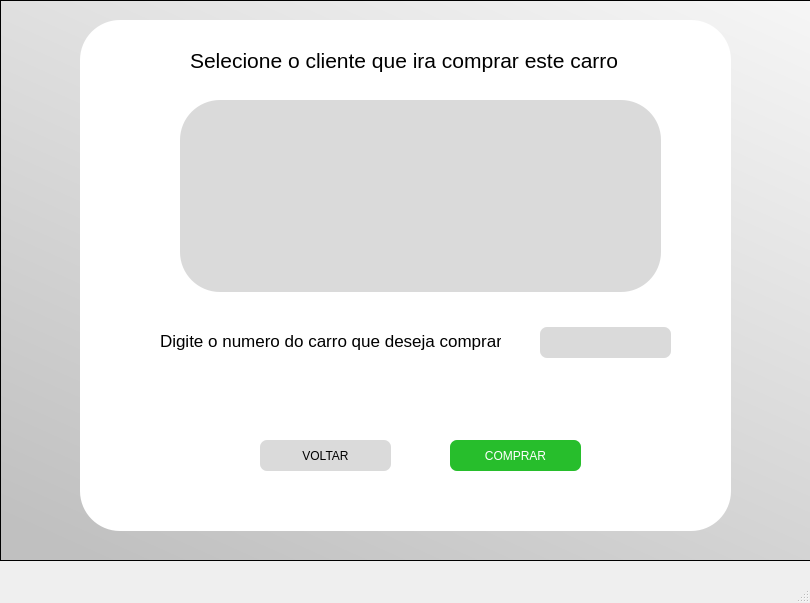
<?xml version="1.0" encoding="UTF-8"?>
<ui version="4.0">
 <class>MainWindow</class>
 <widget class="QMainWindow" name="MainWindow">
  <property name="geometry">
   <rect>
    <x>0</x>
    <y>0</y>
    <width>810</width>
    <height>603</height>
   </rect>
  </property>
  <property name="windowTitle">
   <string>MainWindow</string>
  </property>
  <widget class="QWidget" name="centralwidget">
   <widget class="QFrame" name="frame">
    <property name="geometry">
     <rect>
      <x>0</x>
      <y>0</y>
      <width>1141</width>
      <height>561</height>
     </rect>
    </property>
    <property name="styleSheet">
     <string notr="true">background-color: qlineargradient(spread:pad, x1:0.085, y1:1, x2:1, y2:0, stop:0 rgba(192, 192, 192, 255), stop:1 rgba(255, 255, 255, 255));</string>
    </property>
    <property name="frameShape">
     <enum>QFrame::StyledPanel</enum>
    </property>
    <property name="frameShadow">
     <enum>QFrame::Raised</enum>
    </property>
    <widget class="QFrame" name="frame_3">
     <property name="geometry">
      <rect>
       <x>80</x>
       <y>20</y>
       <width>651</width>
       <height>511</height>
      </rect>
     </property>
     <property name="styleSheet">
      <string notr="true">background-color: rgb(255, 255, 255);
border-radius:40;
</string>
     </property>
     <property name="frameShape">
      <enum>QFrame::StyledPanel</enum>
     </property>
     <property name="frameShadow">
      <enum>QFrame::Raised</enum>
     </property>
     <widget class="QLabel" name="label_2">
      <property name="geometry">
       <rect>
        <x>110</x>
        <y>20</y>
        <width>441</width>
        <height>41</height>
       </rect>
      </property>
      <property name="font">
       <font>
        <pointsize>16</pointsize>
       </font>
      </property>
      <property name="text">
       <string>Selecione o cliente que ira comprar este carro</string>
      </property>
     </widget>
     <widget class="QPushButton" name="comprar_btn_2">
      <property name="geometry">
       <rect>
        <x>370</x>
        <y>420</y>
        <width>131</width>
        <height>31</height>
       </rect>
      </property>
      <property name="cursor">
       <cursorShape>PointingHandCursor</cursorShape>
      </property>
      <property name="styleSheet">
       <string notr="true">background-color: rgb(39, 190, 44);
color: rgb(255, 255, 255);
border-radius:7;
</string>
      </property>
      <property name="text">
       <string>COMPRAR</string>
      </property>
     </widget>
     <widget class="QPushButton" name="voltar_cbtn">
      <property name="geometry">
       <rect>
        <x>180</x>
        <y>420</y>
        <width>131</width>
        <height>31</height>
       </rect>
      </property>
      <property name="cursor">
       <cursorShape>PointingHandCursor</cursorShape>
      </property>
      <property name="styleSheet">
       <string notr="true">background-color: rgb(218, 218, 218);
color: rgb(0, 0, 0);
border-radius:7;
</string>
      </property>
      <property name="text">
       <string>VOLTAR</string>
      </property>
     </widget>
     <widget class="QTableWidget" name="table_cli">
      <property name="geometry">
       <rect>
        <x>100</x>
        <y>80</y>
        <width>481</width>
        <height>192</height>
       </rect>
      </property>
      <property name="styleSheet">
       <string notr="true">background-color: rgb(218, 218, 218);
</string>
      </property>
     </widget>
     <widget class="QLineEdit" name="id_cli">
      <property name="geometry">
       <rect>
        <x>460</x>
        <y>307</y>
        <width>131</width>
        <height>31</height>
       </rect>
      </property>
      <property name="styleSheet">
       <string notr="true">background-color: rgb(218, 218, 218);
color: rgb(0, 0, 0);
border-radius:7;</string>
      </property>
      <property name="text">
       <string/>
      </property>
     </widget>
     <widget class="QLabel" name="label_3">
      <property name="geometry">
       <rect>
        <x>80</x>
        <y>300</y>
        <width>341</width>
        <height>41</height>
       </rect>
      </property>
      <property name="font">
       <font>
        <pointsize>13</pointsize>
       </font>
      </property>
      <property name="text">
       <string>Digite o numero do carro que deseja comprar:</string>
      </property>
     </widget>
    </widget>
   </widget>
  </widget>
  <widget class="QMenuBar" name="menubar">
   <property name="geometry">
    <rect>
     <x>0</x>
     <y>0</y>
     <width>810</width>
     <height>21</height>
    </rect>
   </property>
  </widget>
  <widget class="QStatusBar" name="statusbar"/>
 </widget>
 <resources/>
 <connections/>
</ui>
